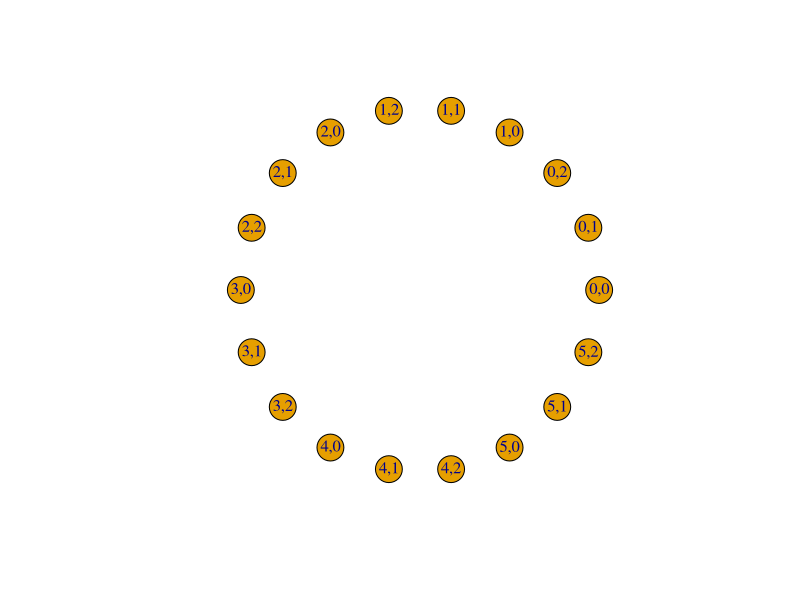
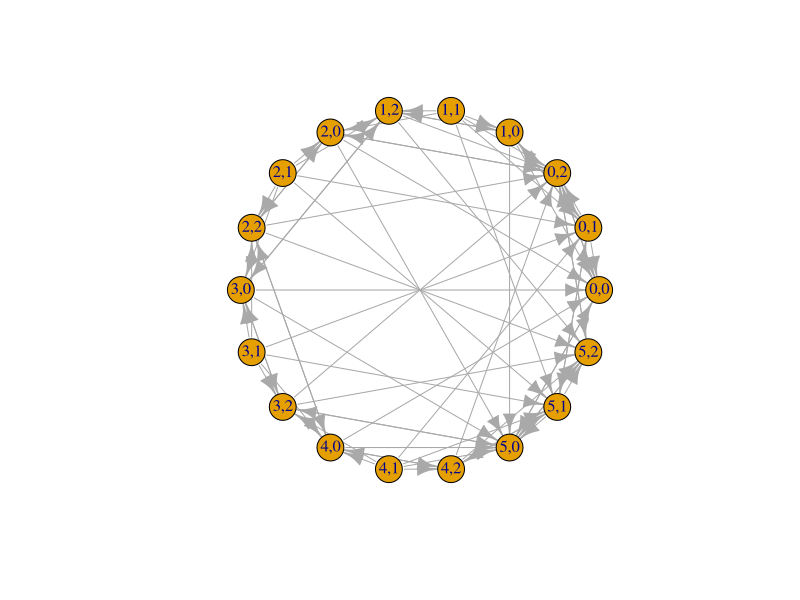
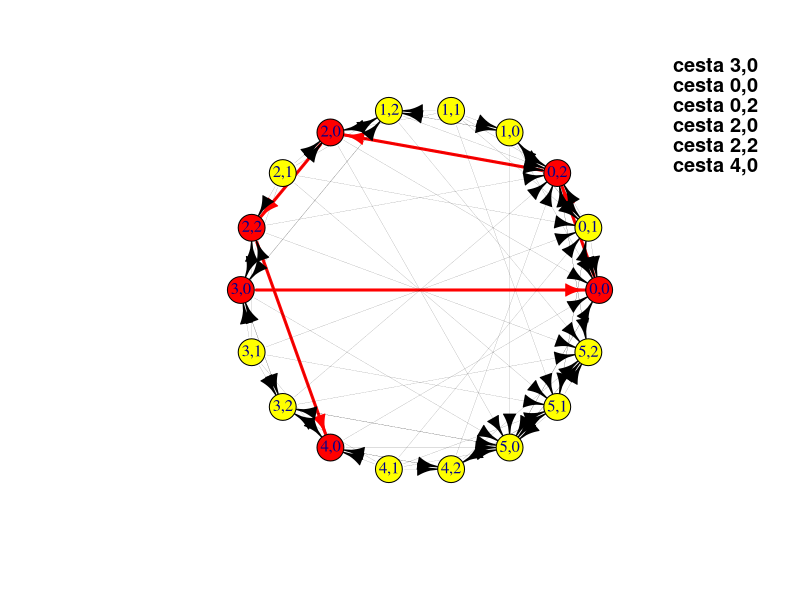

The R source for these figures, in order:
#Pomocou nalievaní, prelievaní a vylievaní odmerajte 4 litre, keď prvý krčah má maximálnu kapacitu 5 litrov a druhý krčah má maximálnu kapacitu 2 litre. 
#Začnite z východiskového bodu, kedy v prvom krčahu je 3 litre a v druhom krčahu 0 litrov.

library(igraph)

PrvyKrcahObjem=5
DruhyKrcahObjem=2
CielovyObjem=4
g=graph.empty(n=(PrvyKrcahObjem+1)*(DruhyKrcahObjem+1), directed=TRUE)
mojVyzorGrafu=layout_in_circle

k=0
for(i in 0:PrvyKrcahObjem)
  for(j in 0:DruhyKrcahObjem) { 
    k=k+1
    V(g)[k]$x=i
    V(g)[k]$y=j
    V(g)[k]$label=paste(i, j, sep=",")
  }

plot(g, layout=layout_in_circle)

prelajPrvyDoDruheho=function(g,k) {
  if(V(g)[k]$x!=0 && V(g)[k]$y!=DruhyKrcahObjem) {
    daSaPreliat = min(V(g)[k]$x, DruhyKrcahObjem - V(g)[k]$y)
    xNovy=V(g)[k]$x-daSaPreliat
    yNovy=V(g)[k]$y+daSaPreliat
    koniecHrany=which(V(g)$label==paste(xNovy, yNovy, sep=","))
    g=add_edges(g, c(k,koniecHrany))
    cat("\n",c(k,koniecHrany))
  }
  return(g)
}

prelajDruhyDoprveho=function(g,k) {
  if(V(g)[k]$y!=0 && V(g)[k]$x!=PrvyKrcahObjem) {
    daSaPreliat = min(V(g)[k]$y, PrvyKrcahObjem - V(g)[k]$x)
    xNovy=V(g)[k]$x+daSaPreliat
    yNovy=V(g)[k]$y-daSaPreliat
    koniecHrany=which(V(g)$label==paste(xNovy, yNovy, sep=","))
    g=add_edges(g, c(k,koniecHrany))
    cat("\n",c(k,koniecHrany))
  }
  return(g)
}

nalajPrvy=function(g,k){
  if(V(g)[k]$x!=PrvyKrcahObjem) {
  xNovy=PrvyKrcahObjem
  yNovy=V(g)[k]$y
  koniecHrany=which(V(g)$label==paste(xNovy, yNovy, sep=","))
  g=add_edges(g, c(k,koniecHrany))
  cat("\n",c(k,koniecHrany))
}
return(g)
}

nalajDruhy=function(g,k){
  if(V(g)[k]$y!=DruhyKrcahObjem) {
    xNovy=V(g)[k]$x
    yNovy=DruhyKrcahObjem
    koniecHrany=which(V(g)$label==paste(xNovy, yNovy, sep=","))
    g=add_edges(g, c(k,koniecHrany))
    cat("\n",c(k,koniecHrany))
  }
  return(g)
}

vylajPrvy=function(g,k){
  if(V(g)[k]$x!=0) {
    xNovy=0
    yNovy=V(g)[k]$y
    koniecHrany=which(V(g)$label==paste(xNovy, yNovy, sep=","))
    g=add_edges(g, c(k,koniecHrany))
    cat("\n",c(k,koniecHrany))
  }
  return(g)
}

vylajDruhy=function(g,k){
  if(V(g)[k]$y!=0) {
    xNovy=V(g)[k]$x
    yNovy=0
    koniecHrany=which(V(g)$label==paste(xNovy, yNovy, sep=","))
    g=add_edges(g, c(k,koniecHrany))
    cat("\n",c(k,koniecHrany))
  }
  return(g)
}


for(k in 1:((PrvyKrcahObjem+1)*(DruhyKrcahObjem+1))) { 
    cat("\nk: ",k)
    g=prelajPrvyDoDruheho(g,k)
    g=prelajDruhyDoprveho(g,k)
    g=nalajPrvy(g,k)
    g=nalajDruhy(g,k)
    g=vylajPrvy(g,k)
    g=vylajDruhy(g,k)
}

plot(g, layout=layout_in_circle)

prehladajGrafDoSirky <- function(g,goal){
  D<-list()
  V(g)$col="green"
  prvyVrchol=which(V(g)$label==paste(3, 0, sep=","))
  D<-c(D,as_ids(V(g)[[prvyVrchol]]))
  V(g)$dist=0
  V(g)[[prvyVrchol]]$pred=NA
  while(length(D)>0) {
    uzolNaRade <- D[[1]]
    D <- D[-1]
    if(V(g)$col[uzolNaRade]=="red") next
    V(g)$col[uzolNaRade]="red"
    susedia=neighbors(g, uzolNaRade, mode = c("out"))
    susedia=unlist(V(g)[susedia][V(g)[susedia]$col!="red"])
    V(g)[setdiff(susedia,D)]$dist=V(g)[uzolNaRade]$dist+1
    V(g)[setdiff(susedia,D)]$pred=uzolNaRade
    D<-c(D,as_ids(susedia)) 
  }
  cat("vrcholy:                       ",1:vcount(g),sep='\t')
  cat("\nvzdialenosti od 1. vrchola su: ",V(g)$dist,sep='\t')
  cat("\npredchodcovia vrcholov su: ",unlist(V(g)$pred),sep='\t')
  cesta=c(goal)
  while(!is.na(V(g)[[tail(cesta,1)]]$pred))
    cesta=c(cesta,V(g)[[tail(cesta,1)]]$pred)
  cesta=rev(cesta)
  cat("\ncesta z",V(g)[[1]]$label,"do",V(g)[[goal]]$label,": ",V(g)[cesta]$label,sep=' ')
  E(g)$color="black"
  E(g,path=cesta)$color="red"
  E(g)$weight=0.1
  E(g,path=cesta)$weight=3
  V(g)$col="yellow"
  V(g)[cesta]$col="red"
  plot(g, vertex.color=V(g)$col, edge.width= E(g)$weight, layout=mojVyzorGrafu)
  title(paste("cesta", V(g)[cesta]$label, sep=" "),adj=1., line = -2)
}

ktoryVrcholChcemNajst=which(V(g)$label==paste(CielovyObjem, 0, sep=","))
prehladajGrafDoSirky(g,ktoryVrcholChcemNajst)
